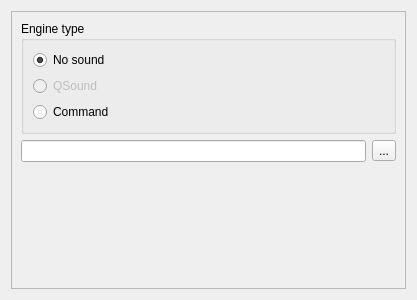
<?xml version="1.0" encoding="UTF-8"?>
<ui version="4.0">
 <class>SoundEngineSettings</class>
 <widget class="QWidget" name="SoundEngineSettings">
  <property name="geometry">
   <rect>
    <x>0</x>
    <y>0</y>
    <width>400</width>
    <height>300</height>
   </rect>
  </property>
  <property name="windowTitle">
   <string>Form</string>
  </property>
  <layout class="QGridLayout" name="gridLayout">
   <item row="1" column="0">
    <widget class="QFrame" name="frame">
     <property name="frameShape">
      <enum>QFrame::StyledPanel</enum>
     </property>
     <property name="frameShadow">
      <enum>QFrame::Raised</enum>
     </property>
     <layout class="QGridLayout" name="gridLayout_2">
      <item row="1" column="0">
       <widget class="QLineEdit" name="commandLineEdit"/>
      </item>
      <item row="1" column="1">
       <widget class="QToolButton" name="commandButton">
        <property name="text">
         <string>...</string>
        </property>
       </widget>
      </item>
      <item row="2" column="0" colspan="2">
       <spacer name="verticalSpacer">
        <property name="orientation">
         <enum>Qt::Vertical</enum>
        </property>
        <property name="sizeHint" stdset="0">
         <size>
          <width>375</width>
          <height>126</height>
         </size>
        </property>
       </spacer>
      </item>
      <item row="0" column="0" colspan="2">
       <widget class="QGroupBox" name="groupBox">
        <property name="title">
         <string>Engine type</string>
        </property>
        <layout class="QVBoxLayout" name="verticalLayout">
         <item>
          <widget class="QRadioButton" name="noSoundRadioButton">
           <property name="text">
            <string>No sound</string>
           </property>
           <property name="checked">
            <bool>true</bool>
           </property>
          </widget>
         </item>
         <item>
          <widget class="QRadioButton" name="qSoundRadioButton">
           <property name="enabled">
            <bool>false</bool>
           </property>
           <property name="text">
            <string>QSound</string>
           </property>
          </widget>
         </item>
         <item>
          <widget class="QRadioButton" name="commandRadioButton">
           <property name="text">
            <string>Command</string>
           </property>
          </widget>
         </item>
        </layout>
       </widget>
      </item>
     </layout>
    </widget>
   </item>
  </layout>
 </widget>
 <resources/>
 <connections/>
</ui>
